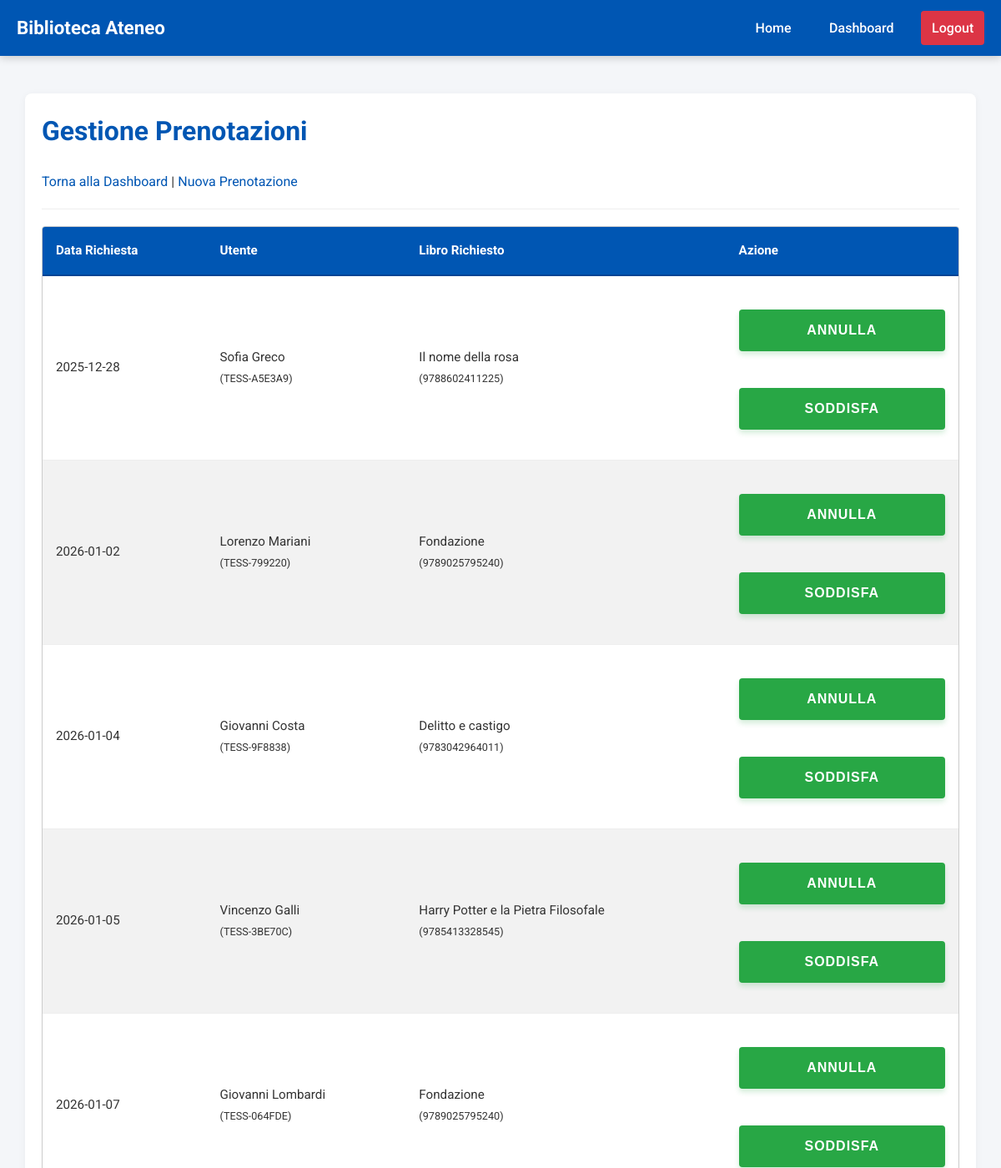
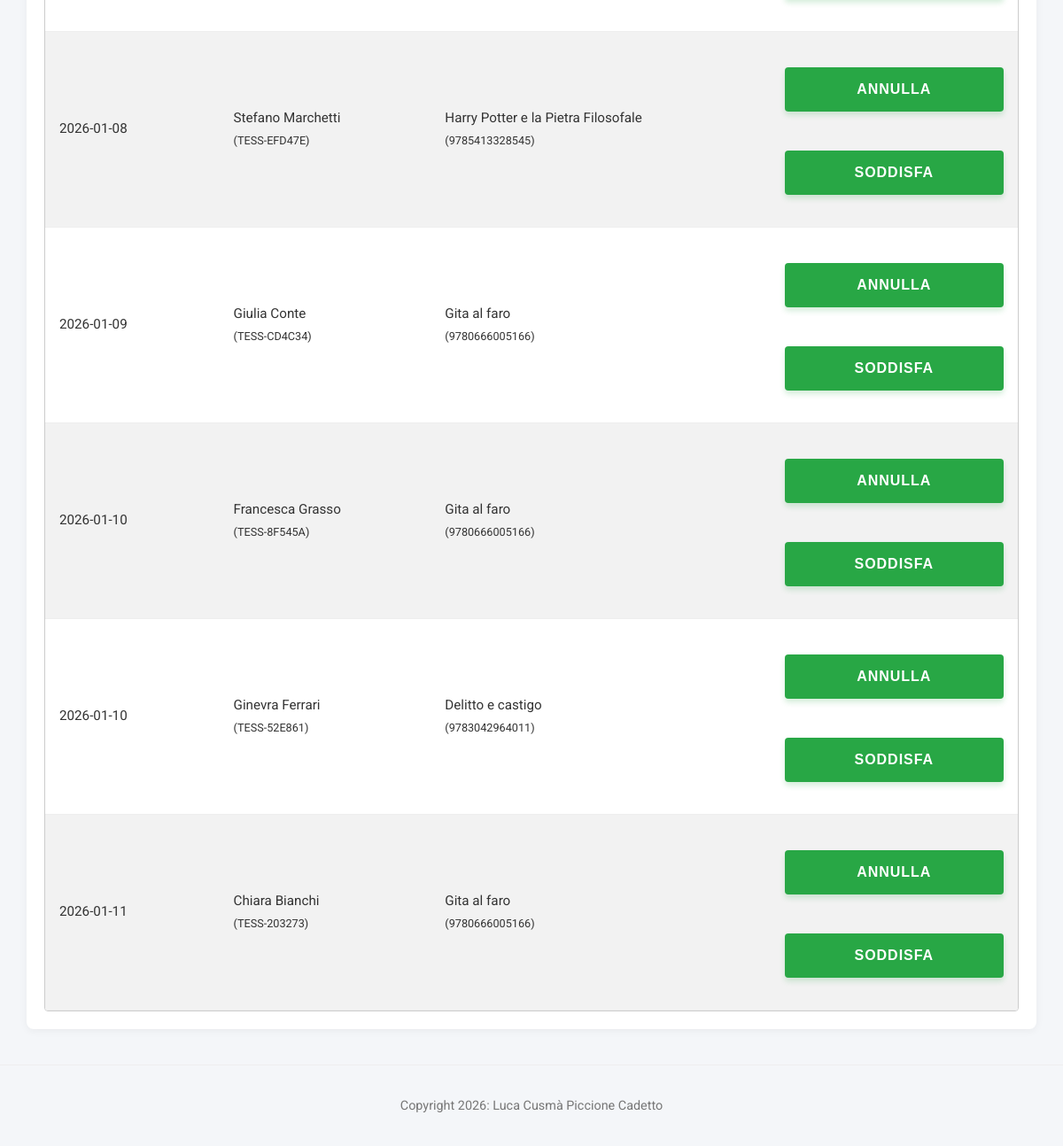
The page /prenotazioni.php (signed in) on the database its author committed (2 pictures, top to bottom).
### tables this page shows
CREATE TABLE Prenotazione(
    ID_Prenotazione INT AUTO_INCREMENT PRIMARY KEY,
    Utente INT NOT NULL,
    ISBN VARCHAR(20) NOT NULL,
    Data DATE DEFAULT (CURRENT_DATE),
    Stato ENUM('Attiva', 'Soddisfatta', 'Cancellata') DEFAULT 'Attiva',
    FOREIGN KEY (Utente) REFERENCES Utente(ID_Utente),
    FOREIGN KEY (ISBN) REFERENCES Edizione(ISBN)
);

CREATE TABLE Utente(
    ID_Utente INT AUTO_INCREMENT PRIMARY KEY,
    Codice_Tessera VARCHAR(20) NOT NULL UNIQUE,
    Nome VARCHAR(100) NOT NULL,
    Cognome VARCHAR(100) NOT NULL,
    Email VARCHAR(100) NOT NULL UNIQUE,
    Telefono VARCHAR(20),
    Stato ENUM('Attivo', 'Sospeso') DEFAULT 'Attivo',
    Dipartimento INT NOT NULL,
    Tipo_Utente ENUM('Studente', 'Professore', 'Personale') NOT NULL,
    Matricola VARCHAR(20),
    Corso_Laurea VARCHAR(100),
    Ufficio VARCHAR(50),
    FOREIGN KEY (Dipartimento) REFERENCES Dipartimento(ID_Dipartimento)
);

CREATE TABLE Opera(
    ID_Opera INT AUTO_INCREMENT PRIMARY KEY,
    Titolo VARCHAR(100) NOT NULL,
    Anno_Pubblicazione INT,
    Lingua_Originale varchar(50)
);

CREATE TABLE Edizione(
    ISBN VARCHAR(20) PRIMARY KEY,
    Opera INT NOT NULL,
    Editore INT NOT NULL,
    Lingua_Pubblicazione VARCHAR(50),
    Anno_Edizione INT,
    Pagine INT,
    FOREIGN KEY (Opera) REFERENCES Opera(ID_Opera),
    FOREIGN KEY (Editore) REFERENCES Editore(ID_Editore)
);

### src/prenotazioni.php (the view, shortened to what this page needs)
<?php
    require 'include/db.php';
    $query = "SELECT Prenotazione.ID_Prenotazione, Prenotazione.Data, Prenotazione.Stato,
                    Utente.Nome AS Nome_Utente, Utente.Cognome AS Cognome_Utente, Utente.Codice_Tessera AS Tessera,
                    Opera.Titolo, Edizione.ISBN
                FROM Prenotazione
                JOIN Utente ON Prenotazione.Utente = Utente.ID_Utente
                JOIN Edizione ON Prenotazione.ISBN = Edizione.ISBN
                JOIN Opera ON Edizione.Opera = Opera.ID_Opera
                WHERE Prenotazione.Stato = 'Attiva'
                ORDER BY Prenotazione.Data ASC";
    $stmt = $pdo->query($query);
    require 'include/header.php';
?>
<h1>Gestione Prenotazioni</h1>
<a href="dashboard.php">Torna alla Dashboard</a> | <a href="nuova_prenotazione.php">Nuova Prenotazione</a>
<hr>
<?php if($stmt->rowCount() > 0): ?>
    <div class="table-wrapper">
        <table>
                <thead>
                    <tr>
                        <th>Data Richiesta</th>
                        <th>Utente</th>
                        <th>Libro Richiesto</th>
                        <th>Azione</th>
                    </tr>
                </thead>
                <tbody>
                    <?php while ($row = $stmt->fetch()):?>
                        <tr>
                            <td>
                                <?= htmlspecialchars($row['Data'])?>
                            </td>
                            <td>
                                <?= htmlspecialchars($row['Nome_Utente'] . ' ' . $row['Cognome_Utente'])?> <br>
                                <small>(<?=htmlspecialchars($row['Tessera'])?>)</small>
                            </td>
                            <td>
                                <?= htmlspecialchars($row['Titolo']) ?> <br>
                                <small>(<?= htmlspecialchars($row['ISBN'])?>)</small>
                            </td>
                            <td>
                                <form method="POST" onsubmit="return confirm('Confermi la cancellazione della prenotazione?');">
                                    <button type="submit">Annulla</button>
                                </form>
                                <form method="POST" onsubmit="return confirm('Confermi che la richiesta è stata soddisfatta?');">
                                    <button type="submit">Soddisfa</button>
                                </form>
                            </td>
                        </tr>
                    <?php endwhile;?>
                </tbody>
            </table>
    </div>
<?php else: ?>
    <p>Nessuna prenotazione attiva</p>
<?php endif;?>
<?php
    require 'include/footer.php';
?>

### src/assets/css/style.css (style rules this page uses)
* { box-sizing: border-box; }
body { font-family: 'Roboto', sans-serif; background-color: #f4f6f9; color: #333; margin: 0; padding: 0; line-height: 1.6; padding-top: 5rem; }
h1, h2, h3 { color: #0056b3; margin-top: 0; }
hr { border: 0; border-top: 1px solid #eee; margin: 1.25rem 0; }
a { color: #0056b3; text-decoration: none; }
form { margin-bottom: 1.25rem; }
button[type="submit"], input[type="submit"] { background-color: #28a745; color: white; border: none; padding: 1rem 2rem; font-size: 1rem; font-weight: bold; text-transform: uppercase; letter-spacing: 0.06rem; cursor: pointer; border-radius: 0.25rem; width: 100%; margin-top: 1.5rem; box-shadow: 0 0.25rem 0.375rem rgba(40, 167, 69, 0.2); transition: all 0.3s; -webkit-appearance: none; }
.table-wrapper { width: 100%; overflow-x: auto; margin-top: 1.25rem; border: 1px solid #ccc; border-radius: 0.25rem; background-color: #fff; }
table { width: 100%; border-collapse: collapse; margin: 0; font-size: 0.95rem; white-space: nowrap; }
thead th { background-color: #0056b3; color: white; text-align: left; padding: 1rem; border-bottom: 2px solid #004494; position: sticky; top: 0; }
tbody td { padding: 1rem; border-bottom: 1px solid #eee; color: #333; }
tbody tr:nth-child(even) { background-color: #f2f2f2; }

### rows shown on the page
prenotazione: Data "2025-12-28", Utente.Cognome "Sofia Greco", Utente.Codice_Tessera "TESS-A5E3A9", opera.Titolo "Il nome della rosa", ISBN.ISBN "9788602411225"
prenotazione: Data "2026-01-02", Utente.Cognome "Lorenzo Mariani", Utente.Codice_Tessera "TESS-799220", opera.Titolo "Fondazione", ISBN.ISBN "9789025795240"
prenotazione: Data "2026-01-04", Utente.Cognome "Giovanni Costa", Utente.Codice_Tessera "TESS-9F8838", opera.Titolo "Delitto e castigo", ISBN.ISBN "9783042964011"
prenotazione: Data "2026-01-05", Utente.Cognome "Vincenzo Galli", Utente.Codice_Tessera "TESS-3BE70C", opera.Titolo "Harry Potter e la Pietra Filosofale", ISBN.ISBN "9785413328545"
prenotazione: Data "2026-01-07", Utente.Cognome "Giovanni Lombardi", Utente.Codice_Tessera "TESS-064FDE", opera.Titolo "Fondazione", ISBN.ISBN "9789025795240"
prenotazione: Data "2026-01-08", Utente.Cognome "Stefano Marchetti", Utente.Codice_Tessera "TESS-EFD47E", opera.Titolo "Harry Potter e la Pietra Filosofale", ISBN.ISBN "9785413328545"
prenotazione: Data "2026-01-09", Utente.Cognome "Giulia Conte", Utente.Codice_Tessera "TESS-CD4C34", opera.Titolo "Gita al faro", ISBN.ISBN "9780666005166"
prenotazione: Data "2026-01-10", Utente.Cognome "Francesca Grasso", Utente.Codice_Tessera "TESS-8F545A", opera.Titolo "Gita al faro", ISBN.ISBN "9780666005166"
prenotazione: Data "2026-01-10", Utente.Cognome "Ginevra Ferrari", Utente.Codice_Tessera "TESS-52E861", opera.Titolo "Delitto e castigo", ISBN.ISBN "9783042964011"
prenotazione: Data "2026-01-11", Utente.Cognome "Chiara Bianchi", Utente.Codice_Tessera "TESS-203273", opera.Titolo "Gita al faro", ISBN.ISBN "9780666005166"
